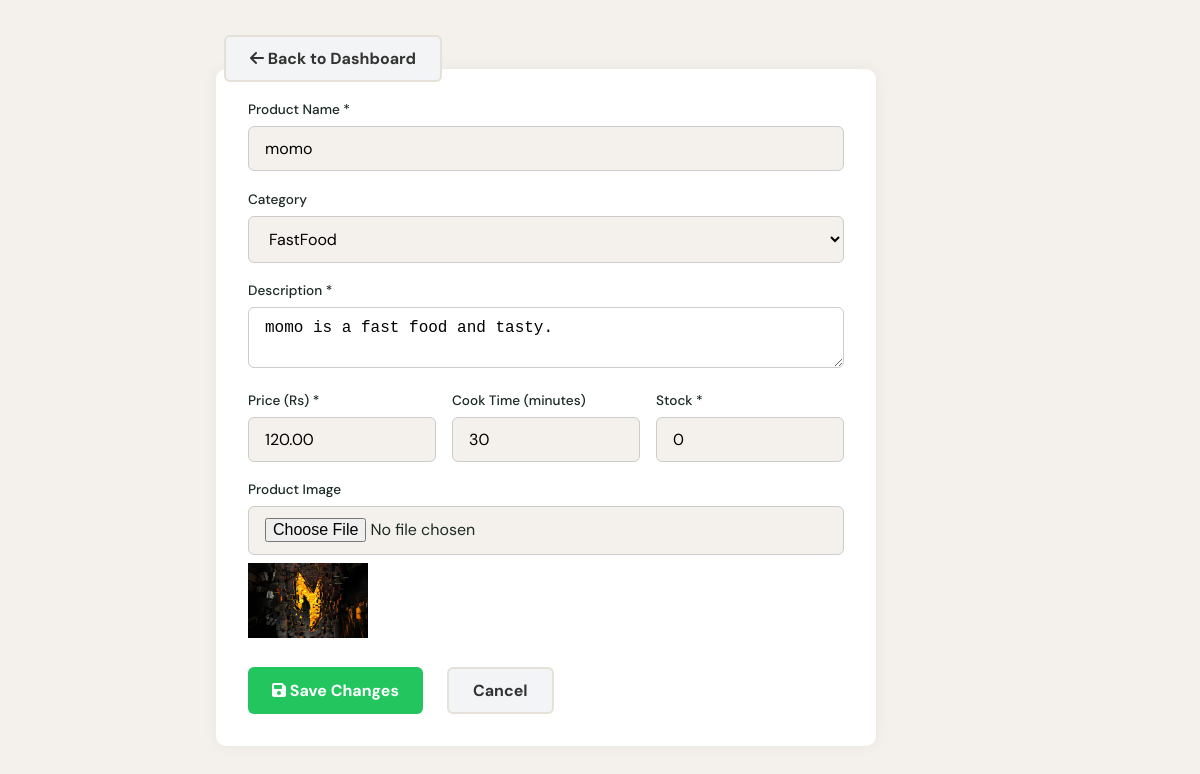
/vendor/product/edit/2/ (signed in), run on the app's committed database.
### app/models.py (models this page shows, shortened)
class Product(models.Model):
    vendor = models.ForeignKey(UserProfile, on_delete=models.CASCADE, limit_choices_to={'role':'vendor'})
    name = models.CharField(max_length=255)
    description = models.TextField()
    category = models.ForeignKey(Category, on_delete=models.CASCADE)
    cook_time = models.PositiveIntegerField(default=30)
    calories = models.PositiveIntegerField(blank=True, null=True)
    price = models.DecimalField(max_digits=8, decimal_places=2)
    stock = models.IntegerField(default=0)
    image = models.ImageField(upload_to='products/', blank=True, null=True)
    created_at = models.DateTimeField(auto_now_add=True)

class Category(models.Model):
    name = models.CharField(max_length=100, unique=True)
    image = models.ImageField(upload_to='category_images/', blank=True, null=True)
    is_active = models.BooleanField(default=True)
    created_at = models.DateTimeField(auto_now_add=True)

### app/views.py (the view, shortened to what this page needs)
# urls.py: path('vendor/product/edit/<int:product_id>/', edit_product, name='edit_product'),
def edit_product(request, product_id):
    vendor_profile = get_object_or_404(UserProfile, user=request.user)
    product = get_object_or_404(Product, id=product_id, vendor=vendor_profile)
    categories = Category.objects.all()
    context = {
        'product': product,
        'categories': categories,
    }
    return render(request, 'vendor_edit_product.html', context)

### templates/vendor_edit_product.html (shortened to what this page needs)
{% load static %}
<!DOCTYPE html>
<html lang="en">
<head>
<link rel="stylesheet" href="{% static 'css/styles.css' %}">
<link rel="stylesheet" href="https://cdnjs.cloudflare.com/ajax/libs/font-awesome/6.5.0/css/all.min.css">
</head>
<body>
<div class="page">
  <div class="dashboard-header">
    <a href="{% url 'vendor_dashboard' %}" class="btn-cancel"><i class="fa-solid fa-arrow-left"></i> Back to Dashboard</a>
  </div>
  <form method="POST" enctype="multipart/form-data" class="form-card">
    <div class="form-group">
      <label>Product Name *</label>
      <input type="text" name="name" value="{{ product.name }}" required>
    </div>
    <div class="form-group">
      <label>Category</label>
      <select name="category">
        {% for category in categories %}
          <option value="{{ category.id }}" {% if product.category and category.id == product.category.id %}selected{% endif %}>
            {{ category.name }}
          </option>
        {% endfor %}
      </select>
    </div>
    <div class="form-group">
      <label>Description *</label>
      <textarea name="description" required>{{ product.description }}</textarea>
    </div>
    <div class="form-row">
      <div class="form-group">
        <label>Price (Rs) *</label>
        <input type="number" name="price" value="{{ product.price }}" step="0.01" required>
      </div>
      <div class="form-group">
        <label>Cook Time (minutes)</label>
        <input type="number" name="cook_time" value="{{ product.cook_time }}">
      </div>
      <div class="form-group">
        <label>Stock *</label>
        <input type="number" name="stock" value="{{ product.stock }}" required>
      </div>
    </div>
    <div class="form-group">
      <label>Product Image</label>
      <input type="file" name="image" accept="image/*">
      {% if product.image %}
        <div style="margin-top:0.5rem;">
          <img src="{{ product.image.url }}" width="120" alt="{{ product.name }}">
        </div>
      {% endif %}
    </div>
    <div class="form-actions">
      <button type="submit" class="btn-save"><i class="fa-solid fa-floppy-disk"></i> Save Changes</button>
      <a href="{% url 'vendor_dashboard' %}" class="btn-cancel">Cancel</a>
    </div>
  </form>
</div>
</body>
</html>

### static/css/styles.css (style rules this page uses)
:root { --green: #2D6A4F; --green-light: #52B788; --green-pale: #D8F3DC; --cream: #F4F1EC; --dark: #1B2A23; --brown: #3B2A1A; --orange: #C97D3E; --white: #FFFFFF; --gray: #6B7280; --border: #E5E0D8; --shadow: 0 4px 24px rgba(27,42,35,0.10); --shadow-lg: 0 12px 48px rgba(27,42,35,0.16); --radius: 16px; --radius-sm: 10px; }
* { margin:0; padding:0; box-sizing:border-box; }
body { font-family: 'DM Sans', sans-serif; background: var(--cream); color: var(--dark); overflow-x: hidden; }
.form-group { margin-bottom:1.2rem; }
.form-group label { display:block; font-weight:600; font-size:0.85rem; margin-bottom:.4rem; }
.form-group input, .form-group select { width:100%; padding:12px 16px; border:2px solid var(--border); border-radius:var(--radius-sm); font-family:'DM Sans',sans-serif; font-size:0.95rem; outline:none; transition:border-color .2s; background:var(--cream); }
.form-card { background:#fff; border-radius:var(--radius); padding:2rem; box-shadow:var(--shadow); max-width:660px; }
.form-row { display:grid; grid-template-columns:1fr 1fr; gap:1rem; }
.form-actions { display:flex; gap:1rem; margin-top:1.5rem; }
.btn-save { padding:12px 28px; background:var(--green); color:#fff; border:none; border-radius:50px; font-family:'DM Sans',sans-serif; font-weight:700; cursor:pointer; transition:all .2s; }
.btn-cancel { padding:12px 28px; background:transparent; color:var(--dark); border:2px solid var(--border); border-radius:50px; font-family:'DM Sans',sans-serif; font-weight:700; cursor:pointer; transition:all .2s; }

### templates/vendor_edit_product.html (style rules this page uses)
.page { max-width: 800px; margin: 2rem auto; padding: 1rem; }
.form-card { background: #fff; padding: 2rem; border-radius: 10px; box-shadow: 0 0 15px rgba(0,0,0,0.05); }
.form-group { margin-bottom: 1.2rem; }
.form-group label { display: block; margin-bottom: 0.5rem; font-weight: 500; }
.form-group input, .form-group select, .form-group textarea { width: 100%; padding: 0.7rem 1rem; border: 1px solid #ccc; border-radius: 6px; font-size: 1rem; }
.form-row { display: flex; gap: 1rem; }
.form-row .form-group { flex: 1; }
.form-actions { margin-top: 1.5rem; }
.btn-save { padding: 0.7rem 1.5rem; background: #22c55e; color: #fff; border: none; border-radius: 6px; cursor: pointer; font-size: 1rem; }
.btn-cancel { padding: 0.7rem 1.5rem; background: #f3f4f6; color: #333; text-decoration: none; border-radius: 6px; margin-left: 0.5rem; }

### data on the page
Product: name "momo", category "FastFood", description "momo is a fast food and tasty.", price "120.00", cook_time "30", stock "0", image (picture)
